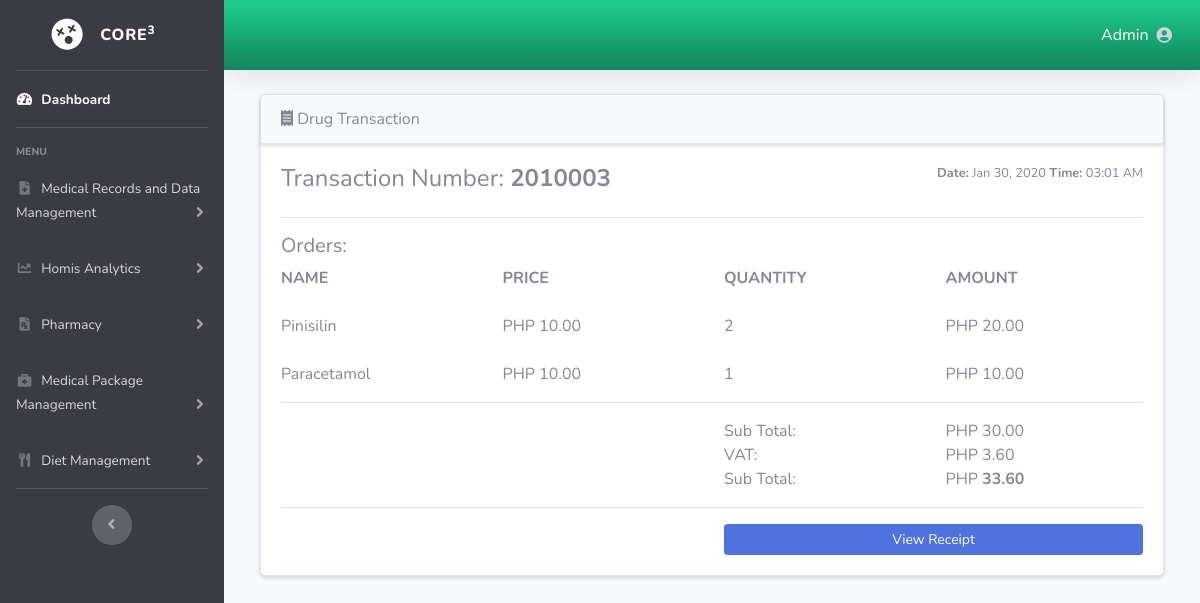
Screenshot of /transaction-view.php?id=2010003 (signed in) with the database file from the repository.
### tables this page shows
CREATE TABLE `core3_pharmacy_drug_transaction` (
  `id` int(11) NOT NULL,
  `drug_id` int(11) NOT NULL,
  `quantity` int(11) NOT NULL,
  `amount` double NOT NULL,
  `created_at` datetime NOT NULL,
  `transactionNo` int(11) NOT NULL
);

CREATE TABLE `core3_pharmacy_drugs` (
  `drug_id` int(11) NOT NULL,
  `drug_name` varchar(255) NOT NULL,
  `drug_price` double NOT NULL,
  `drug_type` varchar(255) NOT NULL,
  `drug_description` varchar(255) NOT NULL,
  `created_at` datetime NOT NULL
);

### class/db.php (called while the page is built, shortened)
<?php
class Db {
	protected function connect() {
		$this->servername = "localhost";
		$this->username = "root";
		$this->password = "";
		$this->dbName = "core3";
		try {
			$dsn = "mysql:Server=".$this->servername.";dbname=".$this->dbName;
			$pdo = new PDO($dsn,$this->username,$this->password);
			$pdo->setAttribute(PDO::ATTR_ERRMODE, PDO::ERRMODE_EXCEPTION);
			return $pdo;
		} catch (PDOException $e) {
			echo "Connection Failed: ".$e->getMessage();
		}
	}
}

### class/controller.php (called while the page is built, shortened)
<?php
class controller extends Db{
	public function viewTransactionView($id){
		$query = "SELECT * FROM core3_pharmacy_drug_transaction INNER JOIN core3_pharmacy_drugs ON core3_pharmacy_drugs.drug_id = core3_pharmacy_drug_transaction.drug_id WHERE transactionNo = ? ORDER BY transactionNo DESC";
		$stmt = $this->connect()->prepare($query);
		$stmt->bindParam(1,$id);
		$stmt->execute();
		return $stmt;
	}
}

### transaction-view.php (the view)
<?php
	$id = null;
	if(isset($_GET['id'])){
		$id = $_GET['id'];
	}else{
		header("location:drug-transaction.php");
	}
	include'header.php';
    include'class/db.php';
    include'class/controller.php';
	$object = new Controller;
    try {
		$stmt = $object->viewTransactionView($id);
    } catch (PDOException $e) {
        header('location:drug-transaction.php');
    }
	$total = null;
	include'navigation.php';
?>
<div class="col-12">
	<div class="container-fluid">
	    <div class="card shadow-sm">
	        <div class="navigation card-header shadow-sm">
	        <i class="fas fa-receipt"></i></i> Drug Transaction
	        </div>
	        <div class="card-body">
	        	<?php
	        		if($row = $stmt->fetch()){
                    $price = $row['drug_price'];
    				$total+=$price * $row['quantity'];
    			?>
    			<div class="row">
    				<div class="col">
    					<h4>Transaction Number: <strong><?php echo $row['transactionNo']; ?></strong></h4>
    				</div>
    				<div class="col">
    					<?php
			                $convert = new DateTime($row["created_at"]);
			                $date = $convert->format('M d, Y');
			                $time = $convert->format('h:m A');
			                echo "<small style='float:right;'><strong>Date:</strong> ".$date." <strong>Time:</strong> ".$time."</small>";
			            ?>
    				</div>
    			</div>
    			<hr>
    			<h5>Orders:</h5>
    			<div class="row">
    				<div class="col">
    					<strong>NAME</strong>
    				</div>
    				<div class="col">
    					<strong>PRICE</strong>
    				</div>
    				<div class="col">
    					<strong>QUANTITY</strong>
    				</div>
    				<div class="col">
    					<strong>AMOUNT</strong>
    				</div>
    			</div>
    			<br>
				<div class="row">
    				<div class="col">
    					<?php echo $row['drug_name']; ?>
    				</div>
    				<div class="col">
    					PHP <?php echo number_format($price,2); ?>
    				</div>
    				<div class="col">
    					<?php echo $row['quantity']; ?>
    				</div>
    				<div class="col">
    					PHP <?php echo number_format($price * $row['quantity'],2); ?>
    				</div>
    			</div>
    			<?php
    				while($rows = $stmt->fetch()){
                    $price = $row['drug_price'];
                    $total+=$price * $rows['quantity'];
				?>
				<br>
				<div class="row">
    				<div class="col">
    					<?php echo $rows['drug_name']; ?>
    				</div>
    				<div class="col">
    					PHP <?php echo number_format($price,2); ?>
    				</div>
    				<div class="col">
    					<?php echo $rows['quantity']; ?>
    				</div>
    				<div class="col">
    					PHP <?php echo number_format($price * $rows['quantity'],2); ?>
    				</div>
    			</div>
				<?php
    				}
    			?>
                <hr>
    			<div class="row">
    				<div class="col">
    				</div>
    				<div class="col">
    				</div>
    				<div class="col">
    					Sub Total:
    				</div>
    				<div class="col">
    					PHP <?php  echo number_format($total,2); ?>
    				</div>
    			</div>
                <div class="row">
                    <div class="col">
                    </div>
                    <div class="col">
                    </div>
                    <div class="col">
                        VAT:
                    </div>
                    <div class="col">
                        PHP <?php  $vat = $total * 0.12; echo number_format($vat,2); ?>
                    </div>
                </div>
                <div class="row">
                    <div class="col">
                    </div>
                    <div class="col">
                    </div>
                    <div class="col">
                        Sub Total:
                    </div>
                    <div class="col">
                        PHP <strong><?php  echo number_format($total + $vat,2); ?></strong>
                    </div>
                </div>
                <hr>
                <div class="row">
                    <div class="col">
                    </div>
                    <div class="col">
                    </div>
                    <div class="col-6">
                        <a href="../Cashier/order-receipt.php?transNo=<?php echo $row['transactionNo']; ?>" target="_blank" class="btn btn-primary btn-sm btn-block">View Receipt</a>
                    </div>
                </div>
    			<?php
    				}else{
				?>
				<p>No data found in this ID. <a href="transaction.php">click here</a> to back.</p>
				<?php
    				}
    			?>
	        </div>
	    </div>
	</div>
</div>
<?php
	include 'footer.php';
?>

### rows the page displays
core3_pharmacy_drug_transaction: transactionNo "2010003", quantity "2"
core3_pharmacy_drugs: created_at "Jan 30, 2020", created_at "03:01 AM", drug_name "Pinisilin", drug_price "10.00", $price*$row['quantity'] "20.00", $price*$rows['quantity'] "10.00"
core3_pharmacy_drug_transaction: drug.drug_name "Paracetamol", quantity "1"

### other values shown
$total "30.00"
$vat "3.60"
$total + $vat "33.60"
